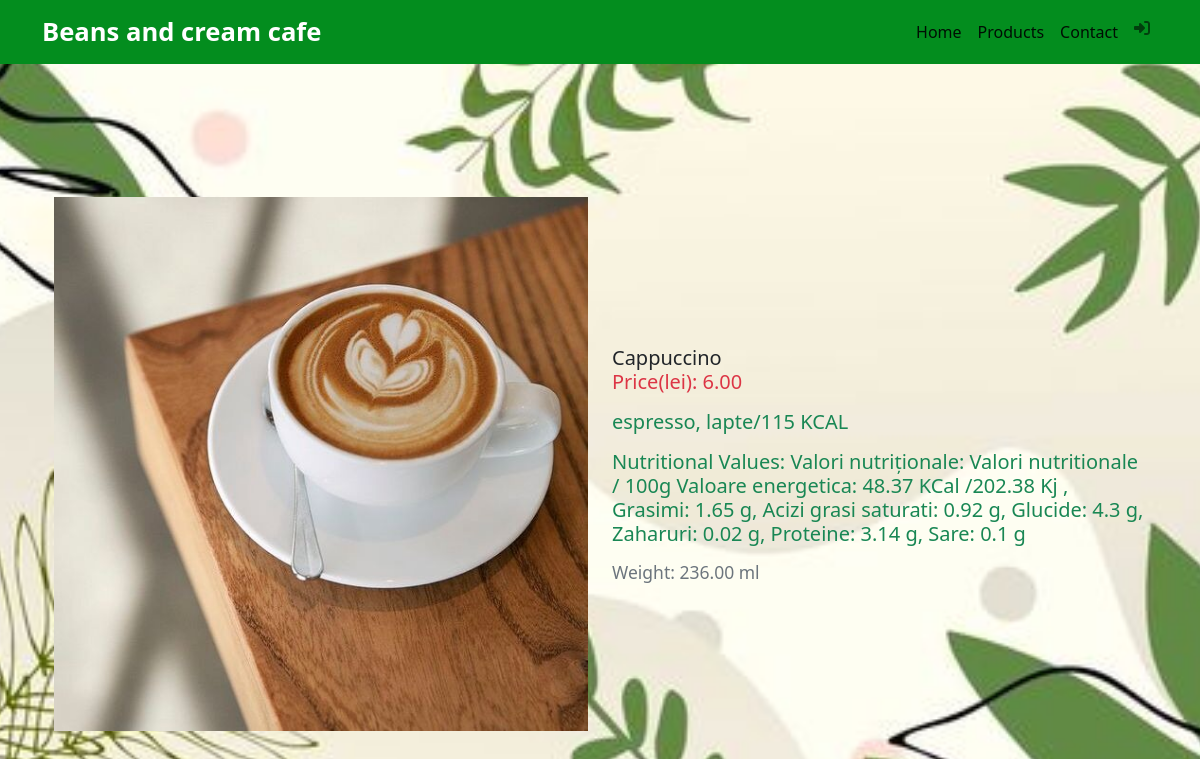
Page /product/3/ on the committed database.
### app_beans_and_cream_cafe/models.py (models this page shows, shortened)
class Product(models.Model):
    name = models.CharField(max_length=200)
    price_lei = models.DecimalField(max_digits= 10, decimal_places=2, default= 0)
    gramaj_ml = models.DecimalField(max_digits=10,decimal_places=2, default=0)
    description = models.TextField()
    drink_type = models.TextField(default=0)
    nutritional_values = models.TextField(default=0)
    image = models.ImageField(upload_to='product_images/', null=True, blank=True)

### app_beans_and_cream_cafe/views.py (the view)
# urls.py: path('product/<int:product_id>/', product_detail, name='product'),
def product_detail(request, product_id): # functia care ne afiseaza informatii despre produs tinand cond de un id
    product = get_object_or_404(Product, pk=product_id)
    return render(request, 'app_beans_and_cream_cafe/product.html', {'product': product})

### app_beans_and_cream_cafe/templates/app_beans_and_cream_cafe/product.html (shortened to what this page needs)
{% extends "app_beans_and_cream_cafe/base.html" %}
{% block content %}
<div class="container">
    <div class="row d-flex justify-content-center align-items-center" style="height: 100vh;">
        <div class="col">
            <img src="{{ product.image.url }}" alt="{{ product.name }} Image" class="img-fluid">
        </div>
        <div class="col">
            <div class="row">
                <h5 class="card-title">{{ product.name }}  <span class="text-success"</h5>
                <h5 class="card-title text-danger">Price(lei): {{ product.price_lei }}</h5>
                <p class="card-text"><p> {{product.description}}</p>
                <p class="card-text"><p>Nutritional Values: {{product.nutritional_values}}</p>
                <p class="card-text"><small class="text-muted">Weight: {{ product.gramaj_ml }} ml</small></p>
            </div>
        </div></br>
    </div>
</div>
{% endblock %}

### static/css/base.css (style rules this page uses)
body { background-image: url('font.jpg'); background-size: cover; background-repeat: no-repeat; background-position: center; }

### rows in the picture
Product: image (picture), name "Cappuccino", price_lei "6.00", description "espresso, lapte/115 KCAL", nutritional_values "Valori nutriționale: Valori nutritionale / 100g Valoare energetica: 48.37 KCal /202.38 Kj , Grasimi: 1.65 g, Acizi grasi saturati: 0.92 g, Glucide: 4.3 g, Zaharuri: 0.02 g, Proteine: 3.14 g, Sare: 0.1 g", gramaj_ml "236.00"
